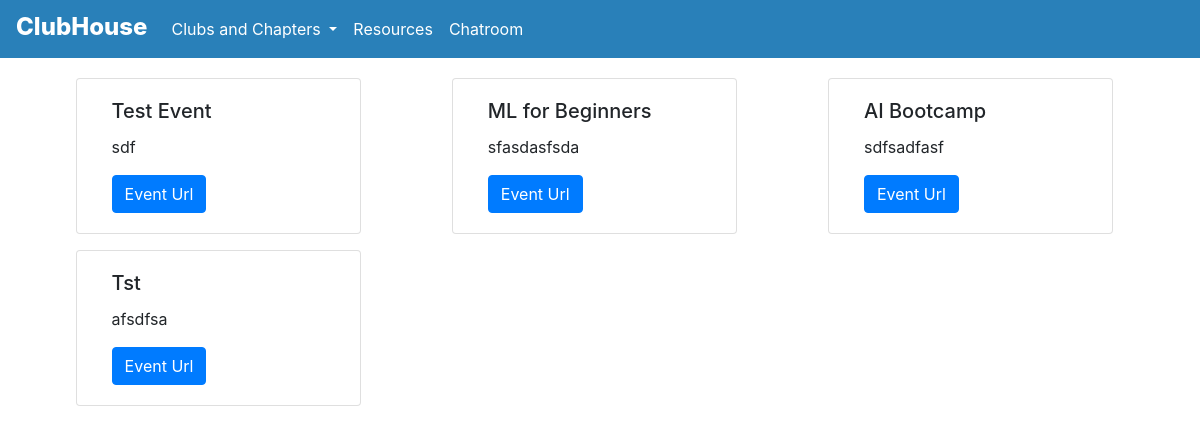
The page /clubs/events/ on the database as committed earlier.
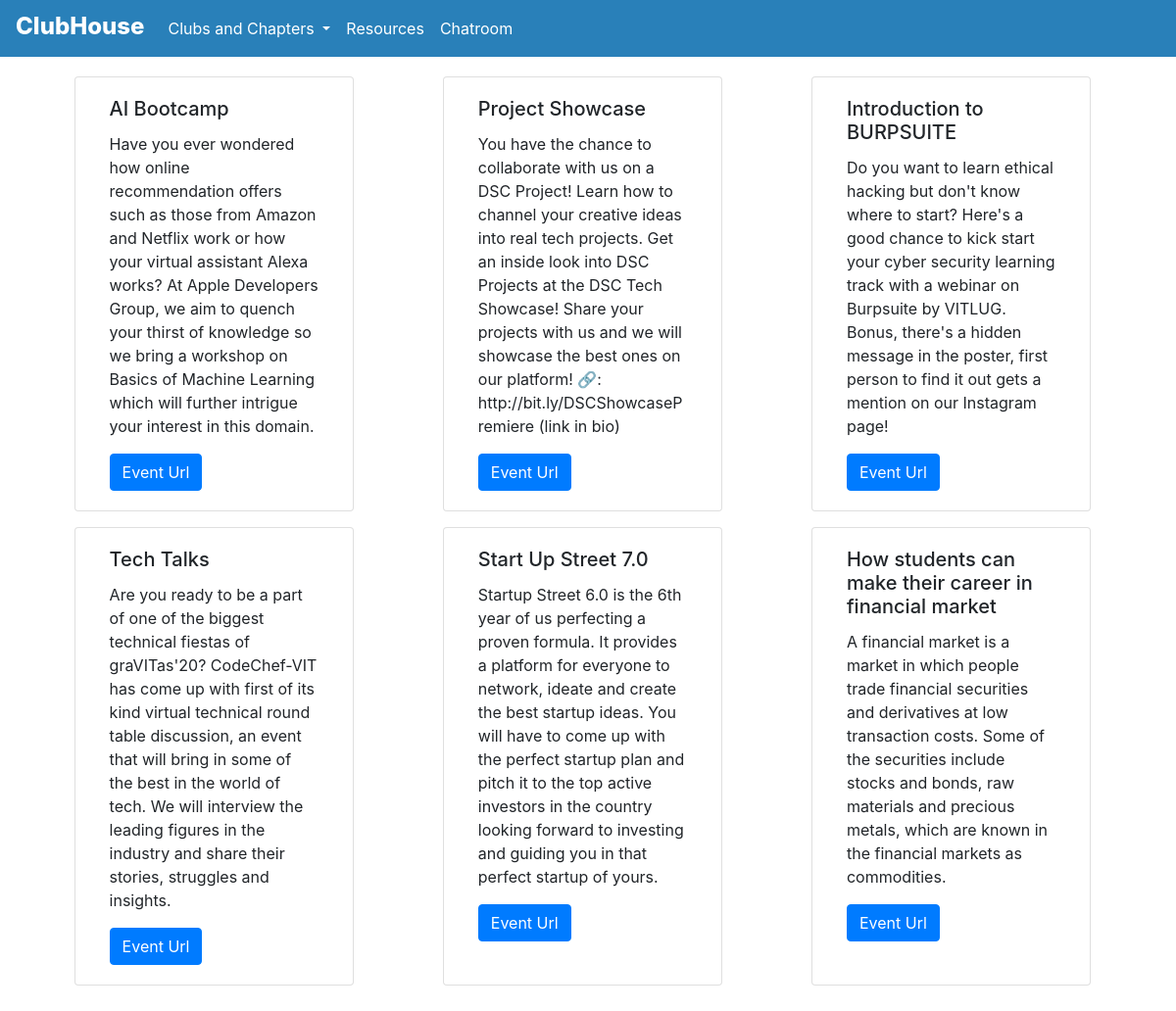
The same page on the database as committed later.
### clubs/models.py (models this page shows, shortened)
class ClubEvent(models.Model):
    club_name       = models.ForeignKey(ClubAccount, on_delete=models.CASCADE, null=True)
    event_name      = models.CharField(max_length=100 ,default='', null=False, primary_key=True)
    event_desc      = models.TextField(default='', max_length=1000, null=True)
    event_poster    = models.ImageField(upload_to=path_and_rename_events, default='', null=True, storage=gd_storage, blank=True)
    poster_url      = models.URLField(default='', null=True, blank=True)
    event_url       = models.URLField(default='', null=True)

### clubs/views.py (the view)
# urls.py: path('events/', views.events, name='events')
def events(request):
    instance = ClubEvent.objects.all()
    param = {'objects': instance}
    return render(request, 'clubs/events.html',param)

### clubs/templates/clubs/events.html (shortened to what this page needs)
<!doctype html>
<html lang="en">
<head>
    <link rel="stylesheet" href="https://stackpath.bootstrapcdn.com/bootstrap/4.5.0/css/bootstrap.min.css"
>
</head>
<body>
    <nav class="navbar navbar-expand-lg navbar-light bg-light sticky-top"
        style='color: white !important; background-color: #2980B9!important;'>
        <a class=" navbar-brand" style="color:white; font-weight: 800; font-size: 1.5rem; padding-top: 1px;"
            href="/">ClubHouse</a>
        <div class="collapse navbar-collapse" id="navbarSupportedContent">
            <ul class="navbar-nav mr-auto">
                <li class="nav-item dropdown">
                    <a class="nav-link dropdown-toggle" style="color:white" href="#" id="navbarDropdown" role="button"
                        data-toggle="dropdown" aria-haspopup="true" aria-expanded="false">
                        Clubs and Chapters
                    </a>
                </li>
                <li class="nav-item">
                    <a class="nav-link" href="/resources/" style="color:white">Resources</a>
                </li>
                <li class="nav-item">
                    <a class="nav-link" style="color:white" href="/chatroom/">Chatroom</a>
                </li>
            </ul>
        </div>
        {% if user.is_authenticated %}
        {% load i18n %}
        {% endif %}
    </nav>
    <div class="container box">
        <div class='row mt-3'>
            {% for i in objects %}
            <div class="card col-sm-3 even" style="width: 18rem;">
                <div class="card-body">
                  <h5 class="card-title">{{i.event_name}}</h5>
                  <p class="card-text">{{i.event_desc}}</p>
                  <a href="{{i.event_url}}" class="btn btn-primary">Event Url</a>
                </div>
              </div>
              {% if forloop.counter|divisibleby:3 %}
              </div>
              <div class='row mt-3'>
                {% endif %}
            {% endfor %}
            </div>
    </div>
</body>
</html>

### clubs/templates/clubs/events.html (style rules this page uses)
.collapse { transition-delay: 1s; }
.box { margin:20px auto 10px auto; }
.even { margin: 0 4% 0 4%; }

Rows that differ between the two databases and show on the page:
removed ClubEvent: event_name "Test Event", event_desc "sdf"
removed ClubEvent: event_name "ML for Beginners", event_desc "sfasdasfsda"
removed ClubEvent: event_name "Tst", event_desc "afsdfsa"
changed ClubEvent "AI Bootcamp": event_desc "sdfsadfasf" → "Have you ever wondered how online recommendation offers such as those from Amazon and Netflix work or how your virtual assistant Alexa works? At Apple Developers Group, we aim to quench your thirst of knowledge so we bring a workshop on Basics of Machine Learning which will further intrigue your interest in this domain."
added ClubEvent: event_name "Project Showcase", event_desc "You have the chance to collaborate with us on a DSC Project! Learn how to channel your creative ideas into real tech projects. Get an inside look into DSC Projects at the DSC Tech Showcase! Share your projects with us and we will showcase the best ones on our platform! 🔗: http://bit.ly/DSCShowcasePremiere (link in bio)"
added ClubEvent: event_name "Introduction to BURPSUITE", event_desc "Do you want to learn ethical hacking but don't know where to start? Here's a good chance to kick start your cyber security learning track with a webinar on Burpsuite by VITLUG. Bonus, there's a hidden message in the poster, first person to find it out gets a mention on our Instagram page!"
added ClubEvent: event_name "Tech Talks", event_desc "Are you ready to be a part of one of the biggest technical fiestas of graVITas'20? CodeChef-VIT has come up with first of its kind virtual technical round table discussion, an event that will bring in some of the best in the world of tech. We will interview the leading figures in the industry and share their stories, struggles and insights."
added ClubEvent: event_name "Start Up Street 7.0", event_desc "Startup Street 6.0 is the 6th year of us perfecting a proven formula. It provides a platform for everyone to network, ideate and create the best startup ideas. You will have to come up with the perfect startup plan and pitch it to the top active investors in the country looking forward to investing and guiding you in that perfect startup of yours."
added ClubEvent: event_name "How students can make their career in financial market", event_desc "A financial market is a market in which people trade financial securities and derivatives at low transaction costs. Some of the securities include stocks and bonds, raw materials and precious metals, which are known in the financial markets as commodities."
